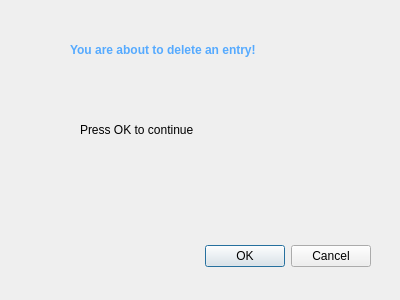
<?xml version="1.0" encoding="UTF-8"?>
<ui version="4.0">
 <class>Warningmessage</class>
 <widget class="QDialog" name="Warningmessage">
  <property name="geometry">
   <rect>
    <x>0</x>
    <y>0</y>
    <width>400</width>
    <height>300</height>
   </rect>
  </property>
  <property name="windowTitle">
   <string>Dialog</string>
  </property>
  <widget class="QDialogButtonBox" name="buttonBox">
   <property name="geometry">
    <rect>
     <x>30</x>
     <y>240</y>
     <width>341</width>
     <height>32</height>
    </rect>
   </property>
   <property name="orientation">
    <enum>Qt::Horizontal</enum>
   </property>
   <property name="standardButtons">
    <set>QDialogButtonBox::Cancel|QDialogButtonBox::Ok</set>
   </property>
  </widget>
  <widget class="QLabel" name="warningMesseageLabel">
   <property name="geometry">
    <rect>
     <x>70</x>
     <y>20</y>
     <width>311</width>
     <height>61</height>
    </rect>
   </property>
   <property name="text">
    <string>&lt;html&gt;&lt;head/&gt;&lt;body&gt;&lt;p&gt;&lt;span style=&quot; font-size:9pt; font-weight:600; color:#55aaff;&quot;&gt;You are about to delete an entry!&lt;/span&gt;&lt;/p&gt;&lt;/body&gt;&lt;/html&gt;</string>
   </property>
  </widget>
  <widget class="QLabel" name="label_2">
   <property name="geometry">
    <rect>
     <x>80</x>
     <y>120</y>
     <width>241</width>
     <height>20</height>
    </rect>
   </property>
   <property name="text">
    <string>&lt;html&gt;&lt;head/&gt;&lt;body&gt;&lt;p&gt;Press OK to continue&lt;/p&gt;&lt;/body&gt;&lt;/html&gt;</string>
   </property>
  </widget>
  <widget class="QLabel" name="warning">
   <property name="geometry">
    <rect>
     <x>10</x>
     <y>30</y>
     <width>51</width>
     <height>41</height>
    </rect>
   </property>
   <property name="text">
    <string/>
   </property>
   <property name="pixmap">
    <pixmap resource="warning.qrc">:/new/images/warning.jpg</pixmap>
   </property>
   <property name="scaledContents">
    <bool>true</bool>
   </property>
  </widget>
 </widget>
 <resources>
  <include location="warning.qrc"/>
 </resources>
 <connections>
  <connection>
   <sender>buttonBox</sender>
   <signal>accepted()</signal>
   <receiver>Warningmessage</receiver>
   <slot>accept()</slot>
   <hints>
    <hint type="sourcelabel">
     <x>248</x>
     <y>254</y>
    </hint>
    <hint type="destinationlabel">
     <x>157</x>
     <y>274</y>
    </hint>
   </hints>
  </connection>
  <connection>
   <sender>buttonBox</sender>
   <signal>rejected()</signal>
   <receiver>Warningmessage</receiver>
   <slot>reject()</slot>
   <hints>
    <hint type="sourcelabel">
     <x>316</x>
     <y>260</y>
    </hint>
    <hint type="destinationlabel">
     <x>286</x>
     <y>274</y>
    </hint>
   </hints>
  </connection>
 </connections>
</ui>
